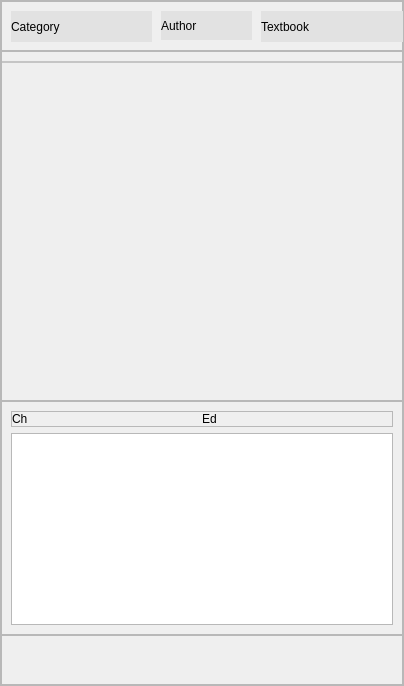
               <widget class="QFrame" name="study_lists_page_middle">
                <property name="minimumSize">
                 <size>
                  <width>0</width>
                  <height>0</height>
                 </size>
                </property>
                <property name="maximumSize">
                 <size>
                  <width>600</width>
                  <height>16777215</height>
                 </size>
                </property>
                <property name="frameShape">
                 <enum>QFrame::StyledPanel</enum>
                </property>
                <property name="frameShadow">
                 <enum>QFrame::Raised</enum>
                </property>
                <layout class="QVBoxLayout" name="verticalLayout_13">
                 <property name="spacing">
                  <number>0</number>
                 </property>
                 <property name="leftMargin">
                  <number>0</number>
                 </property>
                 <property name="topMargin">
                  <number>0</number>
                 </property>
                 <property name="rightMargin">
                  <number>0</number>
                 </property>
                 <property name="bottomMargin">
                  <number>0</number>
                 </property>
                 <item>
                  <widget class="QFrame" name="middle_top_2">
                   <property name="minimumSize">
                    <size>
                     <width>0</width>
                     <height>50</height>
                    </size>
                   </property>
                   <property name="maximumSize">
                    <size>
                     <width>16777215</width>
                     <height>50</height>
                    </size>
                   </property>
                   <property name="frameShape">
                    <enum>QFrame::StyledPanel</enum>
                   </property>
                   <property name="frameShadow">
                    <enum>QFrame::Raised</enum>
                   </property>
                   <widget class="QLabel" name="category_info_label_2">
                    <property name="geometry">
                     <rect>
                      <x>10</x>
                      <y>10</y>
                      <width>141</width>
                      <height>31</height>
                     </rect>
                    </property>
                    <property name="minimumSize">
                     <size>
                      <width>0</width>
                      <height>0</height>
                     </size>
                    </property>
                    <property name="maximumSize">
                     <size>
                      <width>16777215</width>
                      <height>16777215</height>
                     </size>
                    </property>
                    <property name="styleSheet">
                     <string notr="true">background-color: rgb(226, 226, 226);</string>
                    </property>
                    <property name="text">
                     <string>Category</string>
                    </property>
                   </widget>
                   <widget class="QLabel" name="author_info_label_2">
                    <property name="geometry">
                     <rect>
                      <x>160</x>
                      <y>10</y>
                      <width>91</width>
                      <height>29</height>
                     </rect>
                    </property>
                    <property name="minimumSize">
                     <size>
                      <width>0</width>
                      <height>0</height>
                     </size>
                    </property>
                    <property name="styleSheet">
                     <string notr="true">background-color: rgb(226, 226, 226);</string>
                    </property>
                    <property name="text">
                     <string>Author</string>
                    </property>
                   </widget>
                   <widget class="QLabel" name="textbook_info_label_2">
                    <property name="geometry">
                     <rect>
                      <x>260</x>
                      <y>10</y>
                      <width>161</width>
                      <height>31</height>
                     </rect>
                    </property>
                    <property name="minimumSize">
                     <size>
                      <width>0</width>
                      <height>0</height>
                     </size>
                    </property>
                    <property name="styleSheet">
                     <string notr="true">background-color: rgb(226, 226, 226);</string>
                    </property>
                    <property name="text">
                     <string>Textbook</string>
                    </property>
                   </widget>
                   <widget class="QLabel" name="edition_info_label_2">
                    <property name="geometry">
                     <rect>
                      <x>430</x>
                      <y>10</y>
                      <width>161</width>
                      <height>31</height>
                     </rect>
                    </property>
                    <property name="minimumSize">
                     <size>
                      <width>0</width>
                      <height>0</height>
                     </size>
                    </property>
                    <property name="styleSheet">
                     <string notr="true">background-color: rgb(226, 226, 226);</string>
                    </property>
                    <property name="text">
                     <string>Edition</string>
                    </property>
                   </widget>
                  </widget>
                 </item>
                 <item>
                  <widget class="QFrame" name="middle_middle_2">
                   <property name="minimumSize">
                    <size>
                     <width>400</width>
                     <height>350</height>
                    </size>
                   </property>
                   <property name="maximumSize">
                    <size>
                     <width>16777215</width>
                     <height>350</height>
                    </size>
                   </property>
                   <property name="frameShape">
                    <enum>QFrame::StyledPanel</enum>
                   </property>
                   <property name="frameShadow">
                    <enum>QFrame::Raised</enum>
                   </property>
                   <layout class="QHBoxLayout" name="horizontalLayout_19">
                    <property name="spacing">
                     <number>0</number>
                    </property>
                    <property name="leftMargin">
                     <number>0</number>
                    </property>
                    <property name="topMargin">
                     <number>9</number>
                    </property>
                    <property name="rightMargin">
                     <number>0</number>
                    </property>
                    <property name="bottomMargin">
                     <number>0</number>
                    </property>
                    <item alignment="Qt::AlignTop">
                     <widget class="QFrame" name="exercises_grid_background_3">
                      <property name="minimumSize">
                       <size>
                        <width>400</width>
                        <height>0</height>
                       </size>
                      </property>
                      <property name="maximumSize">
                       <size>
                        <width>600</width>
                        <height>16777215</height>
                       </size>
                      </property>
                      <property name="styleSheet">
                       <string notr="true">background-color: rgb(255, 255, 255);</string>
                      </property>
                      <property name="frameShape">
                       <enum>QFrame::StyledPanel</enum>
                      </property>
                      <property name="frameShadow">
                       <enum>QFrame::Raised</enum>
                      </property>
                      <layout class="QVBoxLayout" name="verticalLayout_40">
                       <property name="spacing">
                        <number>0</number>
                       </property>
                       <property name="leftMargin">
                        <number>0</number>
                       </property>
                       <property name="topMargin">
                        <number>0</number>
                       </property>
                       <property name="rightMargin">
                        <number>0</number>
                       </property>
                       <property name="bottomMargin">
                        <number>0</number>
                       </property>
                       <item>
                        <layout class="QGridLayout" name="sl_exercises_grid">
                         <property name="spacing">
                          <number>0</number>
                         </property>
                        </layout>
                       </item>
                      </layout>
                     </widget>
                    </item>
                   </layout>
                  </widget>
                 </item>
                 <item>
                  <widget class="QFrame" name="middle_bottom_2">
                   <property name="frameShape">
                    <enum>QFrame::StyledPanel</enum>
                   </property>
                   <property name="frameShadow">
                    <enum>QFrame::Raised</enum>
                   </property>
                   <layout class="QVBoxLayout" name="verticalLayout_41">
                    <item>
                     <widget class="QFrame" name="frame_34">
                      <property name="frameShape">
                       <enum>QFrame::StyledPanel</enum>
                      </property>
                      <property name="frameShadow">
                       <enum>QFrame::Raised</enum>
                      </property>
                      <layout class="QHBoxLayout" name="horizontalLayout_20">
                       <property name="spacing">
                        <number>0</number>
                       </property>
                       <property name="leftMargin">
                        <number>0</number>
                       </property>
                       <property name="topMargin">
                        <number>0</number>
                       </property>
                       <property name="rightMargin">
                        <number>0</number>
                       </property>
                       <property name="bottomMargin">
                        <number>0</number>
                       </property>
                       <item>
                        <widget class="QLabel" name="label_33">
                         <property name="text">
                          <string>Ch</string>
                         </property>
                        </widget>
                       </item>
                       <item>
                        <widget class="QLabel" name="label_34">
                         <property name="text">
                          <string>Ed</string>
                         </property>
                        </widget>
                       </item>
                      </layout>
                     </widget>
                    </item>
                    <item>
                     <widget class="QListWidget" name="sl_sections_listwidget"/>
                    </item>
                   </layout>
                  </widget>
                 </item>
                 <item>
                  <widget class="QFrame" name="frame_35">
                   <property name="minimumSize">
                    <size>
                     <width>0</width>
                     <height>50</height>
                    </size>
                   </property>
                   <property name="maximumSize">
                    <size>
                     <width>16777215</width>
                     <height>50</height>
                    </size>
                   </property>
                   <property name="frameShape">
                    <enum>QFrame::StyledPanel</enum>
                   </property>
                   <property name="frameShadow">
                    <enum>QFrame::Raised</enum>
                   </property>
                  </widget>
                 </item>
                </layout>
               </widget>
